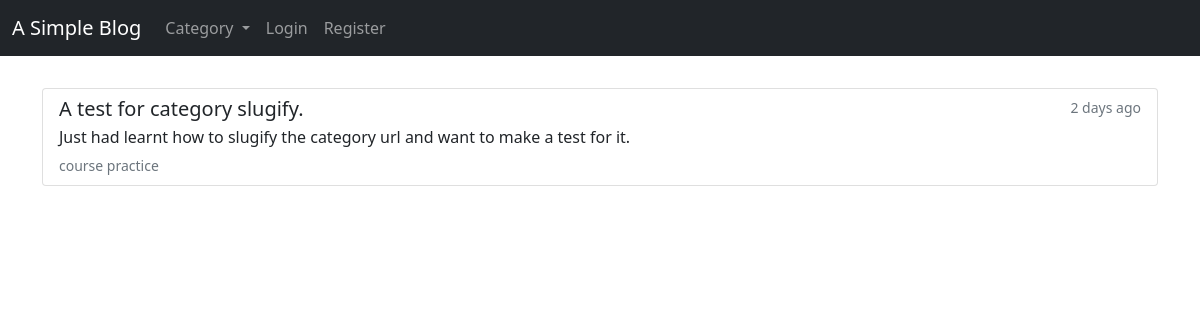
The app's page /category/course practice/ with its own data.
### myBlog/models.py (models this page shows, shortened)
class Post(models.Model):
    title = models.CharField(max_length=255)
    author = models.ForeignKey(User, on_delete=CASCADE, null=False)
    tag = models.CharField(max_length=255)
    category = models.CharField(max_length=50, default="coding")
    body = RichTextField(blank=True, null=True)
    post_time = models.DateTimeField(auto_now_add=True)
    likes = models.ManyToManyField(User, related_name="like_list")
    class Meta:
        ordering = ['-post_time']

### myBlog/views.py (the view)
class CategoryPostsView(generic.ListView):
    model = Post
    template_name = 'myBlog/category_posts.html'
    def get_context_data(self, **kwargs):
        posts_list = Post.objects.filter(category=self.kwargs['category'])
        context = super().get_context_data(**kwargs)
        context['posts_list'] = posts_list
        return context

### myBlog/context_processors.py (called while the page is built)
def get_category_list(request):
    category_list = Category.objects.all()
    return {
        'category_list': category_list,
    }

### myBlog/models.py (called while the page is built)
    def __str__(self):
        return self.name

### myBlog/templates/myBlog/category_posts.html (shortened to what this page needs)
{% extends 'base.html' %} {% block title %} My Blog {% endblock %}
{% block body %}
<br />
{% if posts_list %}
{% for post in posts_list %}
<div class="list-group">
  <a href="{% url 'article_detail' post.pk %}" class="list-group-item list-group-item-action">
    <div class="d-flex w-100 justify-content-between">
      <h5 class="mb-1">{{ post.title }}</h5>
      <small class="text-muted">{{ post.post_time|timesince }} ago</small>
    </div>
    <p class="mb-1">
      {% if post.body|length > 120 %}
      {{ post.body|slice:":120" }} ...
      {% else %}
      {{ post.body }}
      {% endif %}
    </p>
    <small class="text-muted">{{ post.category }}</small>
  </a>
</div>
<br />
{% endfor %}
{% else %}
<p><strong>Sorry, there are no articles fall under this category.</strong></p>
{% endif %}
{% endblock %}

### records on screen
Post: title "A test for category slugify.", post_time "2 days", body "Just had learnt how to slugify the category url and want to make a test for it.", category "course practice"
